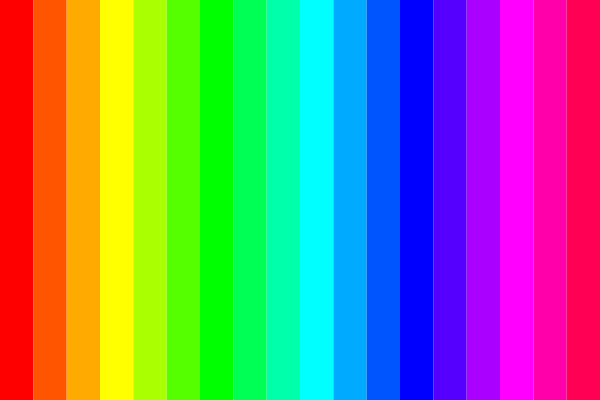
Frame 1 (no input)
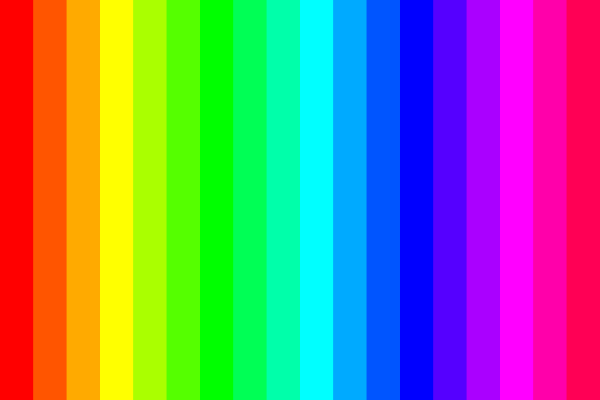
Frame 60 (no input)
Frame 120 (the mouse pressed at the canvas centre since frame 60): identical to frame 60, image omitted

The p5.js sketch that drew these frames (run headless with seeded random() and noise() and a simulated clock; from frame 60 on, the mouse is pressed at the canvas centre):

// p5.js sketch
// ── sketch.js
let col;

function setup() {
  createCanvas(600, 400);
  colorMode(HSB);
  col = width / 18;
}

function draw() {
  for (let x = 0; x < 18; x++) {
    fill(x * 20, 100, 100);
    noStroke();
    rect(x * col, 0, col, height);
  }
}
